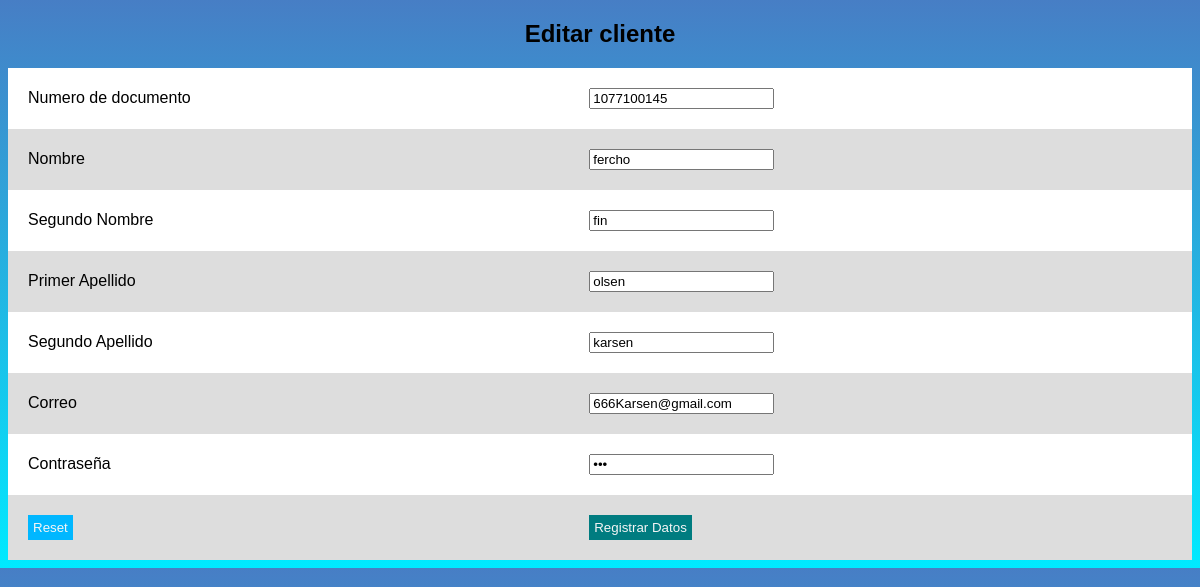
The app's page /vista/editar.php?id_cliente=4 with its own data.
### tables this page shows
CREATE TABLE `clientes` (
  `id_cliente` bigint(20) UNSIGNED NOT NULL,
  `num_documento` varchar(10) NOT NULL,
  `nombre` varchar(100) NOT NULL,
  `segundo_nombre` varchar(50) DEFAULT NULL,
  `apellido1` varchar(100) NOT NULL,
  `apellido2` varchar(100) NOT NULL,
  `correo` varchar(100) NOT NULL,
  `contraseña` varchar(100) NOT NULL
);

### vista/editar.php (the view, shortened to what this page needs)
<?php
    include '../modelo/conexion.php';
    $id_cliente = $_GET['id_cliente'];
    $sentencia = $bd->prepare("SELECT * FROM clientes WHERE id_cliente = ?;");
    $sentencia->execute([$id_cliente]);
    $cliente = $sentencia->fetch(PDO::FETCH_OBJ);
?>
<!DOCTYPE html>
<html lang="en">
<head>
    <link rel="stylesheet" href="../estilos/css.css">
</head>
<body>
    <center>
        <h2>Editar cliente</h2>
        <form method="POST" action="editar_proceso.php">
                <table>
                    <tr>
                        <td>Numero de documento </td>
                        <td><input type="text" name="E_num_documento" value="<?php echo $cliente->num_documento?>"></td>
                    </tr>
                    <tr>
                        <td>Nombre </td>
                        <td><input type="text" name="E_nombre" value="<?php echo $cliente->nombre?>"></td>
                    </tr>
                    <tr>
                        <td>Segundo Nombre </td>
                        <td><input type="text" name="E_segundo_nombre" value="<?php echo $cliente->segundo_nombre?>"></td>
                    </tr>
                    <tr>
                        <td>Primer Apellido </td>
                        <td><input type="text" name="E_apellido1" value="<?php echo $cliente->apellido1?>"></td>
                    </tr>
                    <tr>
                        <td>Segundo Apellido </td>
                        <td><input type="text" name="E_apellido2" value="<?php echo $cliente->apellido2?>"></td>
                    </tr>
                    <tr>
                    <td>Correo </td>
                        <td><input type="text" name="E_correo" value="<?php echo $cliente->correo?>"></td>
                    </tr>
                    <tr>
                        <td>Contraseña </td>
                        <td><input type="password" name="E_contraseña" value="<?php echo $cliente->contraseña?>"></td>
                    </tr>
                    <tr>
                        <td><input type="reset" id="reset"></td>
                        <td><input type="submit" value="Registrar Datos" id="enviar"></td>
                    </tr>
                </table>
            </form>
    </center>
</body>
</html>

### estilos/css.css (style rules this page uses)
body { background:-webkit-linear-gradient(top, rgb(71, 126, 197), rgb(0, 234, 255)); font-family: Arial; }
h2 { text-align: center; }
table { background-color: white; text-align: left; border-collapse: collapse; width: 100%; }
th, td { padding: 20px; }
tr:nth-child(even) { background-color: #ddd; }
td input#reset { background-color: rgb(0, 183, 255); color: whitesmoke; padding: 5px; border: rgb(0, 183, 255); }
td input#enviar { background-color: rgb(0, 124, 128); color: whitesmoke; padding: 5px; border: rgb(0, 124, 128); }

### records on screen
clientes: E_num_documento "1077100145", E_nombre "fercho", E_segundo_nombre "fin", E_apellido1 "olsen", E_apellido2 "karsen", E_correo "666Karsen@gmail.com"
